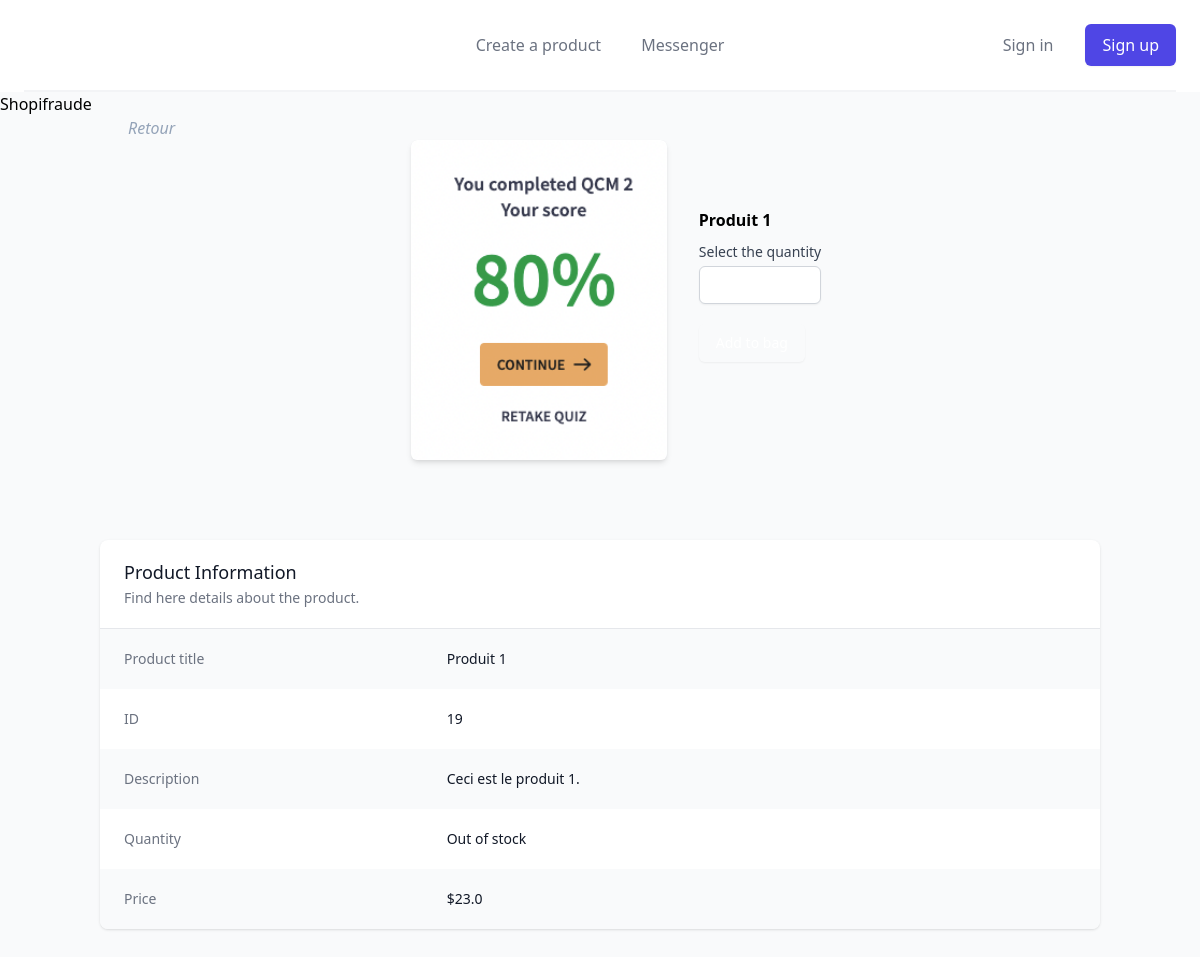
Page /19/ on the committed database.
### shop/models.py (models this page shows, shortened)
class Article(models.Model):
    title = models.CharField(max_length=100)
    image = models.ImageField(upload_to='images/',)
    description = models.TextField()
    price = models.FloatField()
    quantity = models.IntegerField()

### shop/views.py (the view)
# urls.py: path('<int:article_id>/', views.detail, name='detail'),
def detail(request, article_id):
    return render(request, 'shop/detail.html', {
        'article': Article.objects.get(id=article_id)
    })

### shop/templates/shop/detail.html (shortened to what this page needs)
{% extends "base.html"%}
{% block navButton %}
<a href="/create" class="text-base font-medium text-gray-500 hover:text-gray-900"> Create a product</a>
<a href="" class="text-base font-medium text-gray-500 hover:text-gray-900"> Messenger</a>
{% endblock %}
{% block content %}
<h1>Shopifraude</h1>
<a href="/" class="text-slate-400 italic ml-6 md:ml-32">Retour</a>
<section class="flex flex-wrap justify-center items-center mb-20">
    <div class="w-64 min-h-80 bg-gray-200 aspect-w-1 aspect-h-1 mx-8 shadow-md rounded-md overflow-hidden group-hover:opacity-75 lg:h-80 lg:aspect-none">
        {% if article.image %}
        <img src="{{article.image.url}}" class="w-full h-full object-center object-cover lg:w-full lg:h-full">
        {% endif %}
    </div>
    <div>
        <h2 class="font-bold mt-10 md:mt-0 ">{{ article.title }}</h2>
        <form method="POST" action="/{{article.id}}/buy/">
            <div class="my-2.5">
                <label for="quantity" class="block text-sm font-medium text-gray-700">Select the quantity</label>
                <input type="number" name="quantity" autocomplete="on" min="1" max="{{article.quantity}}" class="mt-1 focus:ring-indigo-500 focus:border-indigo-500 block w-full shadow-sm sm:text-sm border-gray-300 rounded-md">
                {% if article.quantity > 0 %}
                <button type="submit" class="inline-flex justify-center py-2 px-4 my-5 border border-transparent shadow-sm text-sm font-medium rounded-md text-white bg-indigo-600 hover:bg-indigo-700 focus:outline-none focus:ring-2 focus:ring-offset-2 focus:ring-indigo-500">Add to bag</button>
                {% else %}
                <button type="submit" class="inline-flex justify-center py-2 px-4 my-5 border border-transparent shadow-sm text-sm font-medium rounded-md text-white bg-grey-300 hover:bg-grey-300 focus:outline-none focus:ring-2 focus:ring-offset-2 focus:ring-indigo-500" disabled>Add to bag</button>
                {% endif %}
            </div>
        </form>
    </div>
</section>
<div class="w-full md:w-10/12 mx-auto mb-20 bg-white shadow overflow-hidden sm:rounded-lg">
    <div class="px-4 py-5 sm:px-6">
      <h3 class="text-lg leading-6 font-medium text-gray-900">Product Information</h3>
      <p class="mt-1 max-w-2xl text-sm text-gray-500">Find here details about the product.</p>
    </div>
    <div class="border-t border-gray-200">
      <dl>
        <div class="bg-gray-50 px-4 py-5 sm:grid sm:grid-cols-3 sm:gap-4 sm:px-6">
          <dt class="text-sm font-medium text-gray-500">Product title</dt>
          <dd class="mt-1 text-sm text-gray-900 sm:mt-0 sm:col-span-2">{{ article.title }}</dd>
        </div>
        <div class="bg-white px-4 py-5 sm:grid sm:grid-cols-3 sm:gap-4 sm:px-6">
          <dt class="text-sm font-medium text-gray-500">ID</dt>
          <dd class="mt-1 text-sm text-gray-900 sm:mt-0 sm:col-span-2">{{ article.id }}</dd>
        </div>
        <div class="bg-gray-50 px-4 py-5 sm:grid sm:grid-cols-3 sm:gap-4 sm:px-6">
          <dt class="text-sm font-medium text-gray-500">Description</dt>
          <dd class="mt-1 text-sm text-gray-900 sm:mt-0 sm:col-span-2">{{ article.description }}</dd>
        </div>
        <div class="bg-white px-4 py-5 sm:grid sm:grid-cols-3 sm:gap-4 sm:px-6">
          <dt class="text-sm font-medium text-gray-500">Quantity</dt>
          {% if article.quantity > 0 %}
          <dd class="mt-1 text-sm text-gray-900 sm:mt-0 sm:col-span-2">{{ article.quantity }}</dd>
          {% else %}
          <dd class="mt-1 text-sm text-gray-900 sm:mt-0 sm:col-span-2">Out of stock</dd>
          {% endif %}
        </div>
        <div class="bg-gray-50 px-4 py-5 sm:grid sm:grid-cols-3 sm:gap-4 sm:px-6">
          <dt class="text-sm font-medium text-gray-500">Price</dt>
          <dd class="mt-1 text-sm text-gray-900 sm:mt-0 sm:col-span-2">${{ article.price }}</dd>
        </div>
      </dl>
    </div>
</div>
{% endblock %}

### rows in the picture
Article: image (picture), title "Produit 1", id "19", description "Ceci est le produit 1.", price "23.0"
